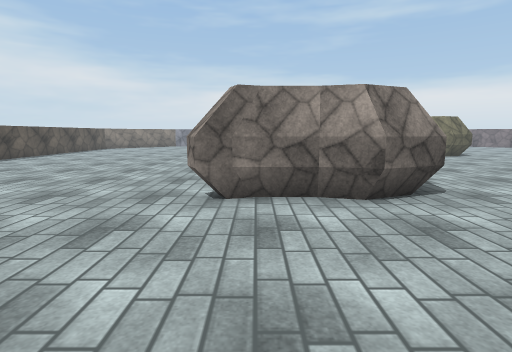
[1] (above)

17 first-person views from a walk through a Unity game level. The camera is 1.4 m above the floor, tilts 8° down and sees 80° across. The floor is counted in squares, 1 m on a side. Each view is taken from the middle of a square. On the plan, view 1 faces up. The plan holds only what a view shows up to about 14 squares ahead; the rest is blank. The place goes on beyond the plan. Surface patterns are stand-ins for the level's own textures.

[2]
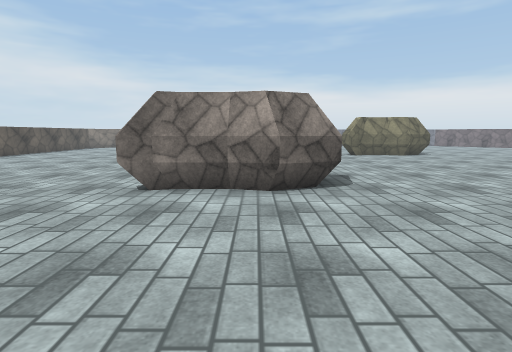

[3]
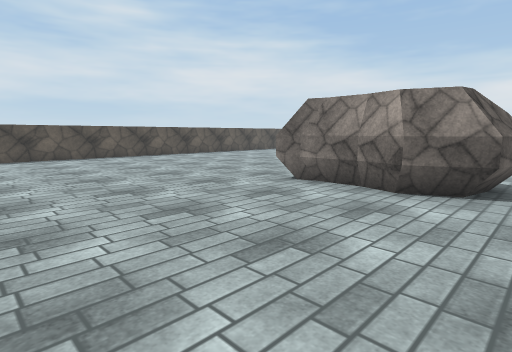

[4]
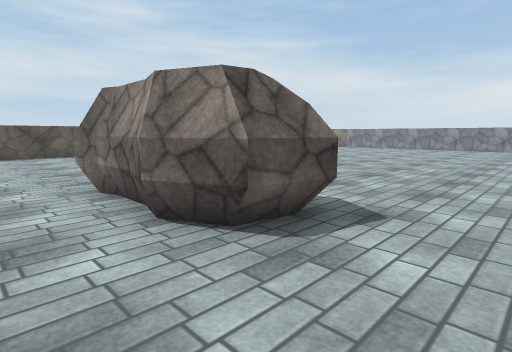

[5]
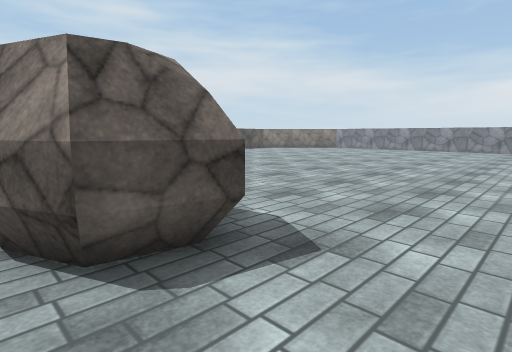

[6]
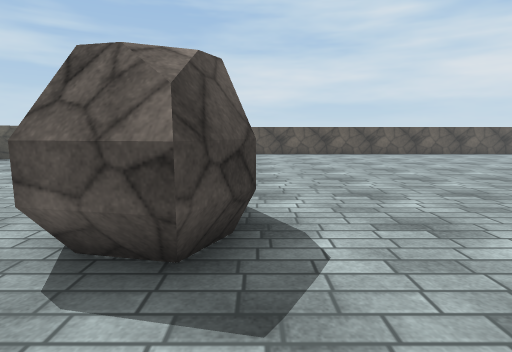

[7]
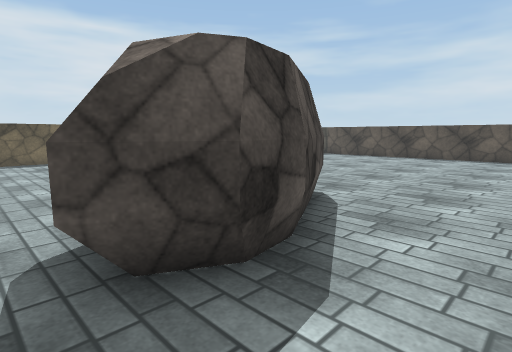

[8]
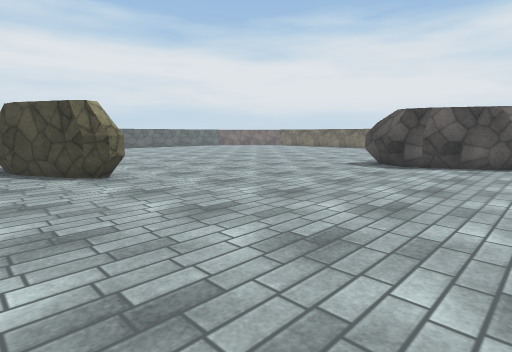

[9]
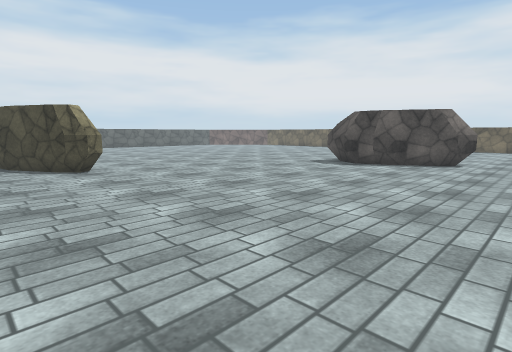

[10]
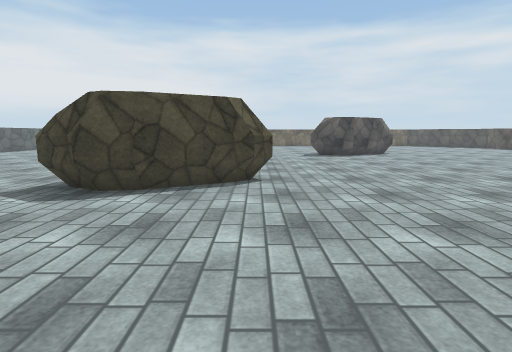

[11]
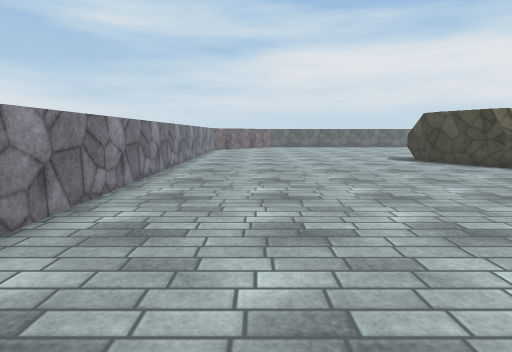

[12]
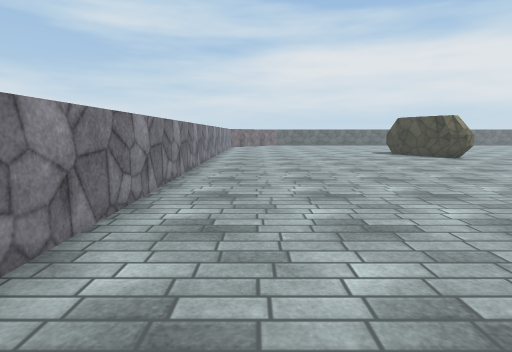

[13]
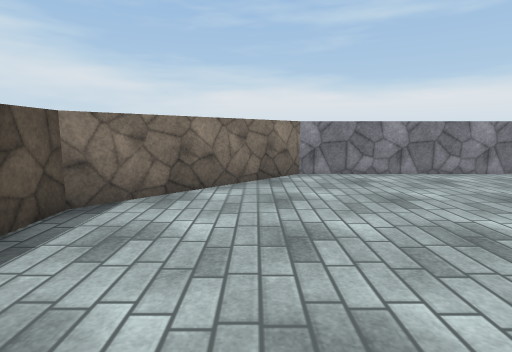

[14]
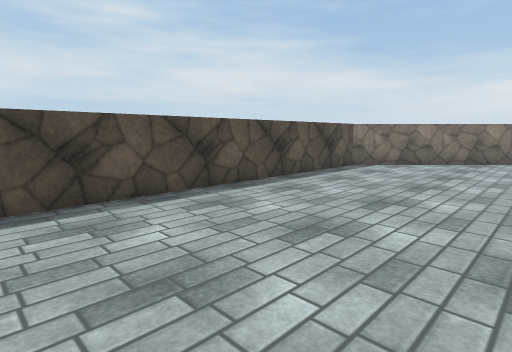

[15]
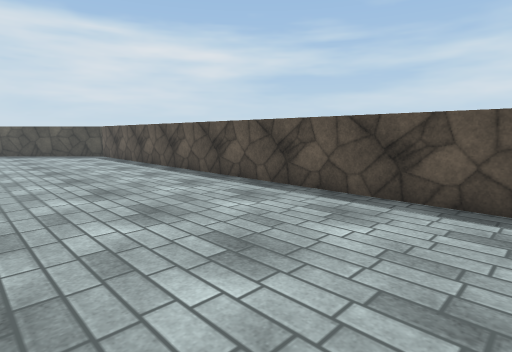

[16]
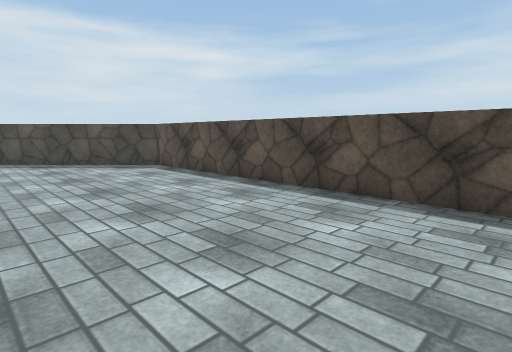

[17]
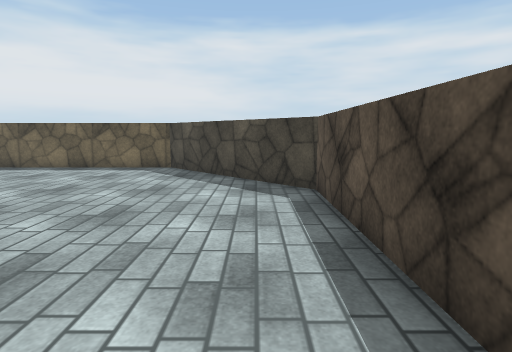

### Floor plan
Key: @ floor where view 1 was taken; # wall or solid block; . floor; ^ raised ledge; O other object.
Columns run from 14 left of view 1 to 12 right of it. Each row starts with its distance up from view 1.
 33      ####################
 32     ##...................
 31    ##....................
 30   ##.....................
 29  ##......................
 28 ^#.......................
 27 ^........................
 26 ^........................
 25 ^.......  ................
 24 ^......     ...............
 23 ^......      ..............
 22 ^......   . ...............
 21 ^.......   ..............OO
 20 ^........ .............OOOO
 19 ^.....................OO
 18 ^.....................O
 17 ^..........................
 16 ^..........................
 15 ^.........................
 14 ^.........................
 13 ^..........................
 12 ^..........................
 11 ^..........................
 10 ^.........................
  9 ^...............OOO......
  8 ^.............OOOOO......
  7 ^............OOOOOO.....
  6 ^............OOOOO.....
  5 ^.....................
  4 ^.....................
  3 ^....................
  2 ^...................
  1 ^...................
  0 ^.............@....
 -1 ^#........   .......
 -2  ##........      ..
 -3   ##.......      ..
 -4    ##.......    ...
 -5     ##.......   ..
 -6      ########   ##

Positions as (right, up) in squares from view 1, and headings:
1: (0, 0), facing up
2: (2, -1), facing up
3: (5, -1), facing up-left
4: (7, 4), facing up-left
5: (7, 6), facing up-left
6: (7, 9), facing left
7: (5, 11), facing down-left
8: (-2, 22), facing down-right
9: (-4, 22), facing down-right
10: (8, 28), facing down
11: (-4, 29), facing right
12: (-9, 30), facing right
13: (-10, 22), facing up
14: (-7, 15), facing up-left
15: (-7, 19), facing down-left
16: (-7, 12), facing down-left
17: (-12, 7), facing down
